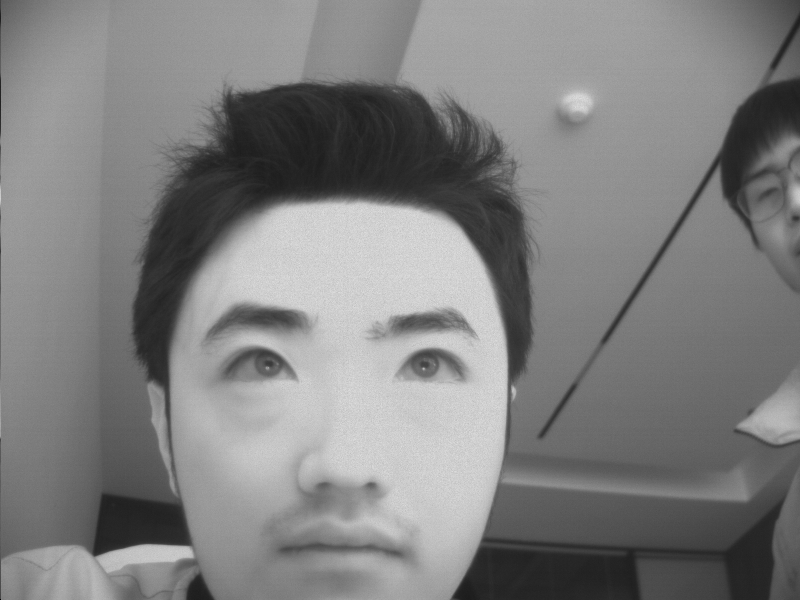
//> input picture 7.bmp, 800 x 600 px
$ ./test3   (built with g++ and OpenCV 4)
//> lines starting //> are read from the running program, lines starting //| are printed output that depends on the picture; after the words box and inside, x2 and y2 are one past the last pixel; in counts of white or black regions, pixels touching at a corner belong together
#include <opencv2/opencv.hpp>
#include <iostream>

int main() {
    // 读取图像
    cv::Mat img = cv::imread("7.bmp", cv::IMREAD_COLOR);
//> img is the input picture: 600 rows x 800 cols, CV_8UC3; min 0, max 224, mean 128
    if (img.empty()) {
        std::cerr << "无法打开图像!" << std::endl;
        return -1;
    }

    // 转换为灰度图像
    cv::Mat gray;
    cv::cvtColor(img, gray, cv::COLOR_BGR2GRAY);

    // 使用中值滤波去除小亮斑
    cv::Mat medianFiltered;
    cv::medianBlur(gray, medianFiltered, 5);  // 使用 5x5 的中值滤波器
    cv::imshow("Median Filtered", medianFiltered);

    // 使用 Canny 边缘检测
    cv::Mat edges;
    cv::Canny(medianFiltered, edges, 50, 150);
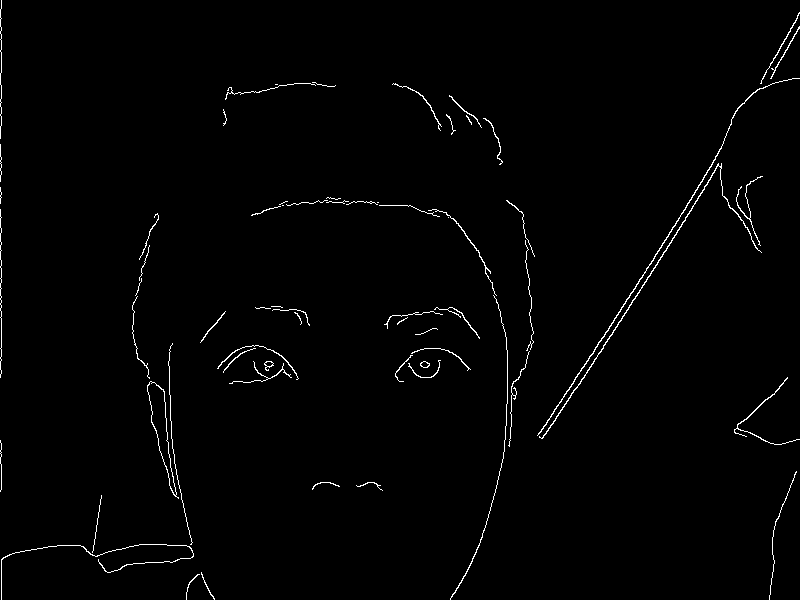
//> edges: 600 rows x 800 cols, CV_8UC1; 1.2% white in thin lines or dots
    cv::imshow("edges", edges);

    // 形态学操作：膨胀边缘，以增强轮廓
    cv::Mat dilatedEdges;
    cv::Mat kernel = cv::getStructuringElement(cv::MORPH_ELLIPSE, cv::Size(5, 5));  // 椭圆形结构元素
    cv::dilate(edges, dilatedEdges, kernel);
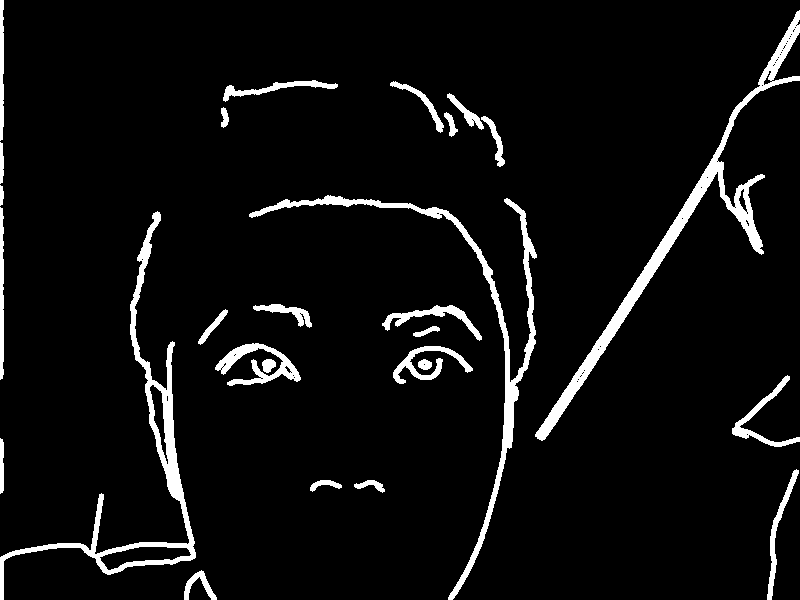
//> dilatedEdges: 600 rows x 800 cols, CV_8UC1; 5.6% white; 27 white regions
    cv::imshow("dilatedEdges", dilatedEdges);

    // 查找轮廓
    std::vector<std::vector<cv::Point>> contours;
    std::vector<cv::Vec4i> hierarchy;
    cv::findContours(dilatedEdges, contours, hierarchy, cv::RETR_EXTERNAL, cv::CHAIN_APPROX_SIMPLE);
//> contours = 27 contours; largest, box (x1, y1, x2, y2) and area: (0, 211, 196, 600) 6306, (535, 10, 800, 441) 6053, (249, 195, 537, 600) 4263, (215, 343, 301, 386) 1178, (393, 346, 473, 384) 731

    // 筛选轮廓：过滤掉小亮斑，保留较大的轮廓
    std::vector<std::vector<cv::Point>> filteredContours;
    for (size_t i = 0; i < contours.size(); i++) {
        if (cv::contourArea(contours[i]) > 200) {  // 过滤掉小面积的轮廓，阈值可以根据实际情况调整
            filteredContours.push_back(contours[i]);
        }
    }
//> this loop made 27 passes

    // 绘制和拟合椭圆
    for (size_t i = 0; i < filteredContours.size(); i++) {
        if (filteredContours[i].size() >= 5) {  // 至少有 5 个点才能拟合椭圆
            cv::RotatedRect ellipse = cv::fitEllipse(filteredContours[i]);  // 拟合椭圆
            cv::ellipse(img, ellipse, cv::Scalar(0, 255, 0), 2);  // 绘制椭圆
        }
    }
//> this loop made 17 passes
//> ellipse on passes 1 to 11: centre (199.1, 592.6), size (25.2, 43), angle 163.8, centre (784.3, 532.6), size (22.6, 113.3), angle 12.3, centre (6424.7, -1807.6), size (481.2, 12209.9), angle 68.5, centre (429.4, 364.7), size (32.5, 73.5), angle 85, centre (256.2, 365.2), size (37.3, 83.2), angle 91.7, centre (212.3, 326.4), size (6.3, 47.6), angle 39.7, centre (430.7, 337.3), size (58, 97.9), angle 88.3, centre (283.3, 315), size (19.8, 54.6), angle 100.9, centre (1752.4, 2377.8), size (989.3, 4917.4), angle 0, centre (1.1, 295.1), size (4.2, 188.6), angle 180, centre (696.2, 92.3), size (288.1, 506.1), angle 0
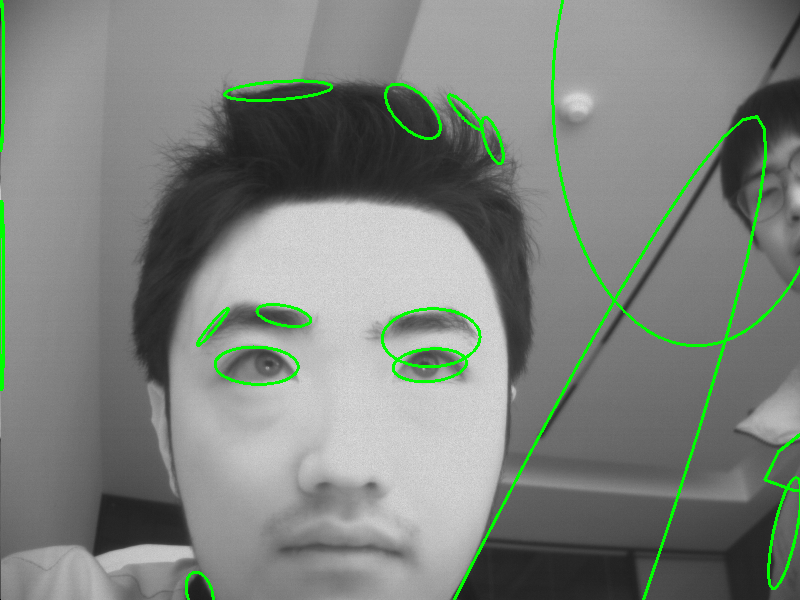
//> img: 600 rows x 800 cols, CV_8UC3; 2.38% of pixels changed, all inside (x1, y1, x2, y2) = (0, 0, 800, 600)

    // 显示图像
    cv::imshow("Ellipses Detected", img);
    cv::waitKey(0);

    return 0;
}

$ run again, with 3.bmp copied over 7.bmp
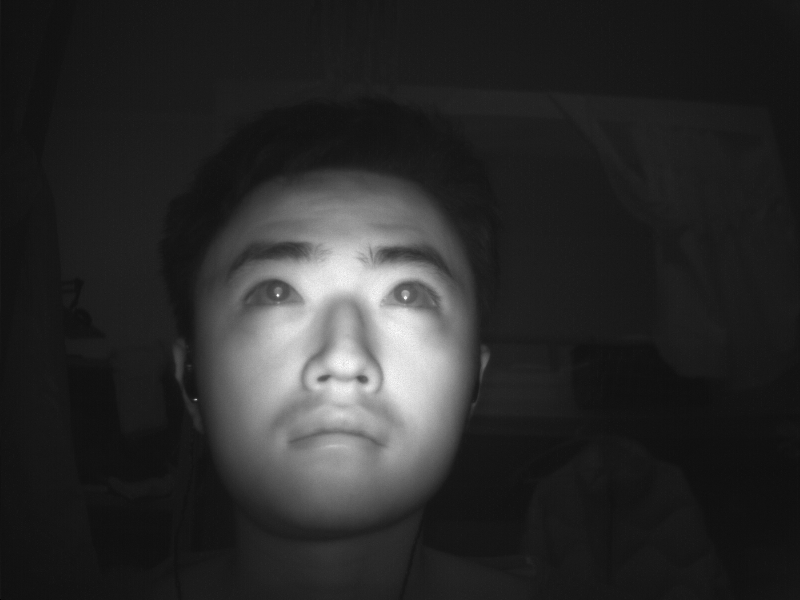
//> input picture 3.bmp, 800 x 600 px
//> img is the input picture: 600 rows x 800 cols, CV_8UC3; min 0, max 255, mean 42.6
//> `cv::Canny(medianFiltered, edges, 50, 150);`:
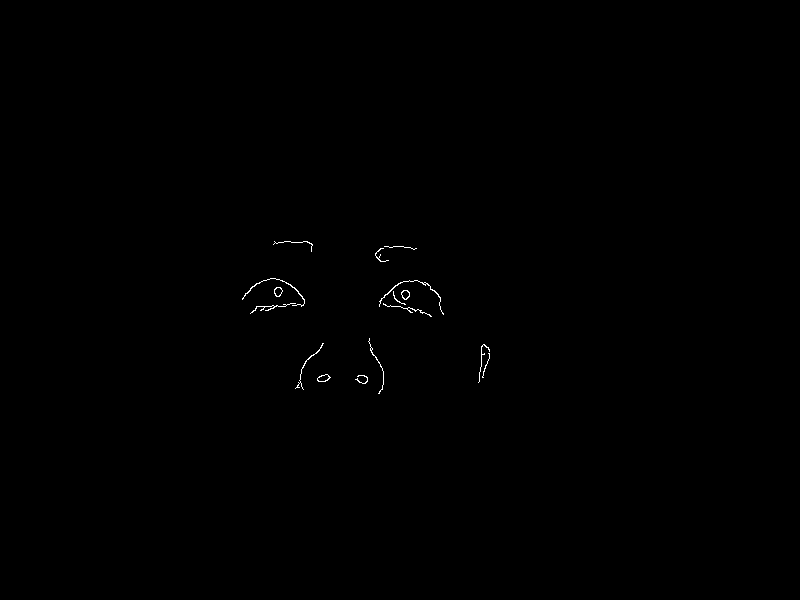
//> edges: 600 rows x 800 cols, CV_8UC1; 0.19% white in thin lines or dots, all inside (x1, y1, x2, y2) = (242, 241, 490, 394)
//> dilatedEdges: 600 rows x 800 cols, CV_8UC1; 0.85% white; 10 white regions
//> contours = 10 contours; largest, box (x1, y1, x2, y2) and area: (377, 278, 446, 319) 1000, (240, 276, 307, 316) 686, (476, 342, 492, 385) 380, (293, 341, 326, 392) 300, (366, 336, 386, 396) 288
//> the loop `for (size_t i = 0; i < contours.size(); i++)` made 10 passes
//> the loop `for (size_t i = 0; i < filteredContours.size(); i++)` made 7 passes
//> ellipse on passes 1 to 7: centre (483, 360.8), size (12.8, 44.1), angle 10.1, centre (309.9, 367.5), size (16.8, 52.9), angle 29.1, centre (375.5, 367.4), size (14.3, 55.6), angle 168.6, centre (414.2, 298.1), size (33.9, 68.3), angle 95.7, centre (272.2, 295.8), size (33.7, 62.6), angle 86.3, centre (395.2, 252.5), size (18.3, 41.5), angle 83.2, centre (293.7, 245.9), size (16, 43.1), angle 94.4
//> after the loop `for (size_t i = 0; i < filteredContours.size(); i++)`:
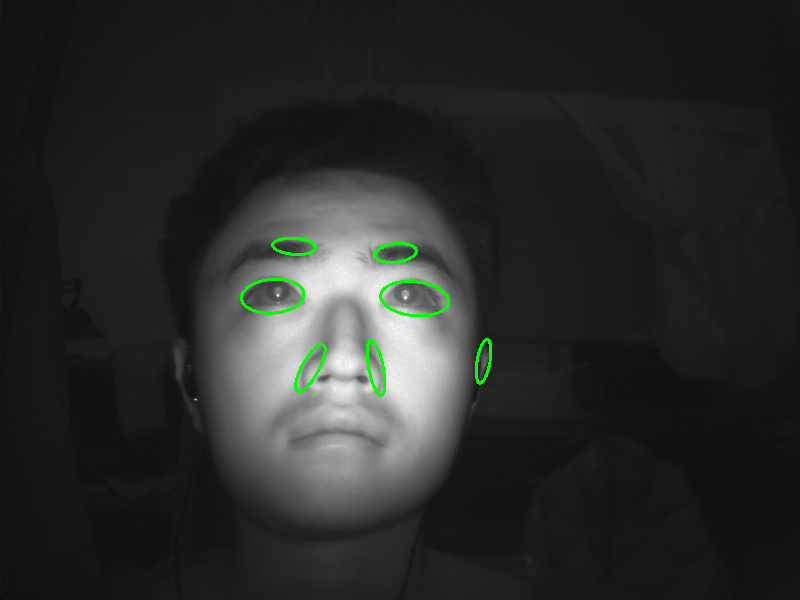
//> img: 600 rows x 800 cols, CV_8UC3; 0.53% of pixels changed, all inside (x1, y1, x2, y2) = (240, 237, 492, 397)
